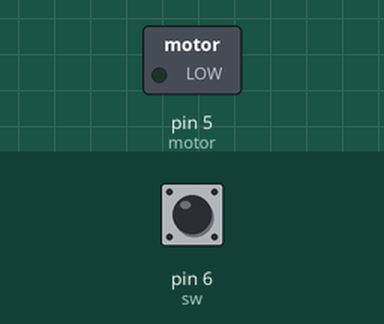
This sketch was run on a simulated Arduino Uno, built with avr-gcc and run on an emulated ATmega328P. On the bench: switched loads named in the sketch (green lamp = pin HIGH). The test bench sets the inputs (shaded band); at power-on: pin 6 (sw) HIGH.

Above: at 1.2 s.
1.3 s: pin 6 (sw) pulled LOW for 0.15 s
At 1.37 s:
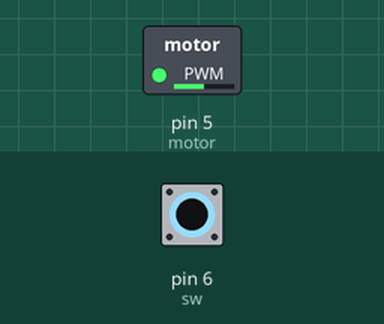
2.9 s: pin 6 (sw) pulled LOW for 3.2 s
At 6.4 s:
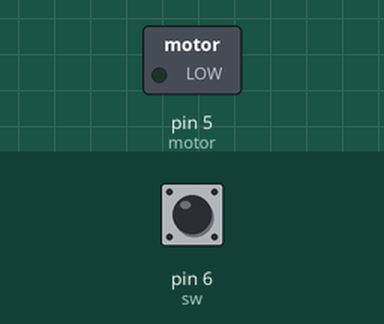
Timing chart, 0 to 7.9 s (numbered marks = the images above; inputs shaded):
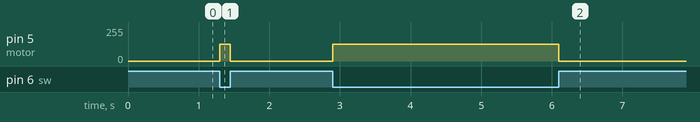

Measured:
- after the input at 1.3 s, pin 5 (motor): 0/255 → 127/255 at once, → 0/255 0.15 s later
- after the input at 2.9 s, pin 5 (motor): 0/255 → 127/255 at once, → 0/255 3.2 s later

The sketch:

1week_DC_motor.ino
```cpp
 /*
 제목 : 1week_DC motor
 내용 : 스위치를 누를 때마다 DC 모터 회전
 */


int motor = 5; // DC 모터를 5번핀으로 선언
int sw = 6; // 스위치를 6번핀으로 선언

// DC 모터의 회전 속도를 정의
// 디지털 핀으로 0~255 범위의 값으로 DC 모터의 속도를 제어
// 사용된 127이란 값은, 디지털 핀으로 출력 할 수 있는 최대값 255의 절반에 해당되므로, DC 모터가 5V 전류로 낼 수 있는 최대 회전 속도의 절반으로 해석
// 이는 디지털로 아날로그 신호를 보내는 펄스 폭 모듈레이션(PWM)에서 duty-cycle이 50%인 것으로 설정
int speed = 127;

void setup()
{
    pinMode(sw, INPUT_PULLUP); // 스위치가 연결되는 핀은 PULL-UP 회로로 사용
}

void loop()
{
    // 스위치가 닫혀있는 상태(눌린 상태) 이므로, 아래의 블록을 실행
    if (digitalRead(sw) == LOW)
    {
        analogWrite(motor, speed); // 지정된 speed로 DC 모터 회전
    }

    // 스위치가 연결된 핀의 로직레벨이 HIGH라면,
    // 스위치가 열려있는 상태(누르지 않은 상태) 이므로, 아래의 블록을 실행
    else
    {
        analogWrite(motor, 0); // duty-cycle을 0%로 설정하여 DC 모터 STOP
    }
}
```
